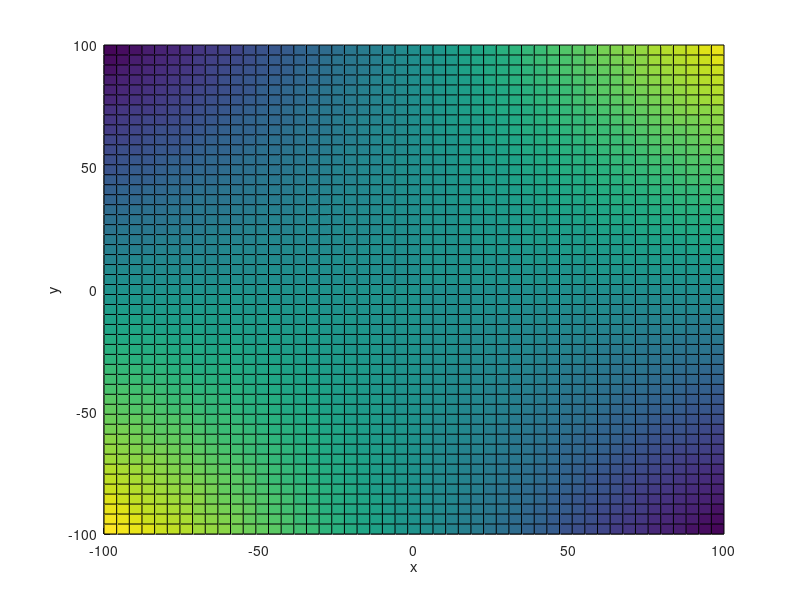

Recreate this plot in MATLAB.
clear all;
clf;

a=-100;
b=100;
mu=1;

[X,Y]=meshgrid(linspace(a,b,50), linspace(a,b,50));
Z=mu*X.*Y;

hold on;

surface(X,Y,Z);

xlabel("x");
ylabel("y");
zlabel("z");

grid on;
